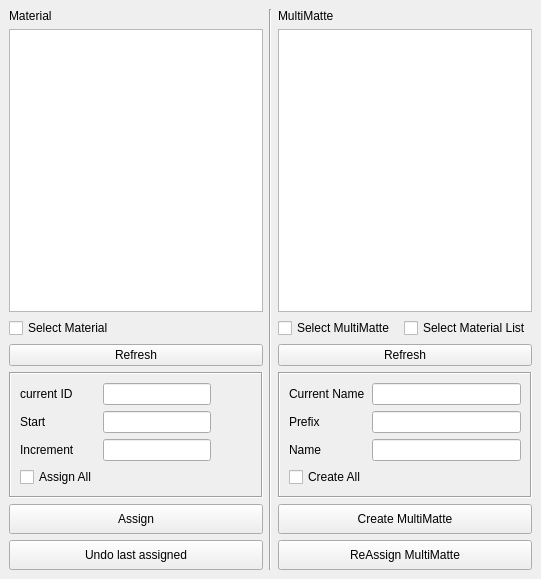
<?xml version="1.0" encoding="UTF-8"?>
<ui version="4.0">
 <class>multiMatteWin</class>
 <widget class="QMainWindow" name="multiMatteWin">
  <property name="geometry">
   <rect>
    <x>0</x>
    <y>0</y>
    <width>541</width>
    <height>579</height>
   </rect>
  </property>
  <property name="windowTitle">
   <string>MainWindow</string>
  </property>
  <widget class="QWidget" name="centralwidget">
   <layout class="QVBoxLayout" name="verticalLayout_13">
    <item>
     <layout class="QHBoxLayout" name="horizontalLayout_14">
      <item>
       <layout class="QVBoxLayout" name="verticalLayout_6" stretch="0,2,0,0,0,0,0">
        <item>
         <widget class="QLabel" name="label">
          <property name="text">
           <string>Material</string>
          </property>
         </widget>
        </item>
        <item>
         <widget class="QListWidget" name="material_listWidget">
          <property name="selectionMode">
           <enum>QAbstractItemView::ExtendedSelection</enum>
          </property>
         </widget>
        </item>
        <item>
         <widget class="QCheckBox" name="selectMtr_checkBox">
          <property name="text">
           <string>Select Material</string>
          </property>
         </widget>
        </item>
        <item>
         <widget class="QPushButton" name="refresh1_pushButton">
          <property name="text">
           <string>Refresh</string>
          </property>
         </widget>
        </item>
        <item>
         <widget class="QFrame" name="frame">
          <property name="frameShape">
           <enum>QFrame::Box</enum>
          </property>
          <property name="frameShadow">
           <enum>QFrame::Sunken</enum>
          </property>
          <layout class="QVBoxLayout" name="verticalLayout_11">
           <item>
            <layout class="QGridLayout" name="gridLayout_6">
             <item row="1" column="1">
              <widget class="QLineEdit" name="start_lineEdit"/>
             </item>
             <item row="0" column="1">
              <widget class="QLineEdit" name="id_lineEdit"/>
             </item>
             <item row="1" column="0">
              <widget class="QLabel" name="label_4">
               <property name="text">
                <string>Start </string>
               </property>
              </widget>
             </item>
             <item row="2" column="1">
              <widget class="QLineEdit" name="increment_lineEdit"/>
             </item>
             <item row="2" column="0">
              <widget class="QLabel" name="label_5">
               <property name="text">
                <string>Increment</string>
               </property>
              </widget>
             </item>
             <item row="0" column="0">
              <widget class="QLabel" name="label_3">
               <property name="text">
                <string>current ID </string>
               </property>
              </widget>
             </item>
             <item row="3" column="0">
              <widget class="QCheckBox" name="assignAll_checkBox">
               <property name="text">
                <string>Assign All</string>
               </property>
              </widget>
             </item>
             <item row="0" column="2">
              <spacer name="horizontalSpacer">
               <property name="orientation">
                <enum>Qt::Horizontal</enum>
               </property>
               <property name="sizeHint" stdset="0">
                <size>
                 <width>40</width>
                 <height>20</height>
                </size>
               </property>
              </spacer>
             </item>
            </layout>
           </item>
          </layout>
         </widget>
        </item>
        <item>
         <widget class="QPushButton" name="assign_puhsButton">
          <property name="minimumSize">
           <size>
            <width>0</width>
            <height>30</height>
           </size>
          </property>
          <property name="text">
           <string>Assign</string>
          </property>
         </widget>
        </item>
        <item>
         <widget class="QPushButton" name="undo_pushButton">
          <property name="minimumSize">
           <size>
            <width>0</width>
            <height>30</height>
           </size>
          </property>
          <property name="text">
           <string>Undo last assigned</string>
          </property>
         </widget>
        </item>
       </layout>
      </item>
      <item>
       <widget class="Line" name="line">
        <property name="orientation">
         <enum>Qt::Vertical</enum>
        </property>
       </widget>
      </item>
      <item>
       <layout class="QVBoxLayout" name="verticalLayout_9" stretch="0,2,0,0,0,0,0">
        <item>
         <widget class="QLabel" name="label_2">
          <property name="text">
           <string>MultiMatte</string>
          </property>
         </widget>
        </item>
        <item>
         <widget class="QListWidget" name="multiMatte_listWidget"/>
        </item>
        <item>
         <layout class="QHBoxLayout" name="horizontalLayout_11">
          <item>
           <widget class="QCheckBox" name="checkBox_5">
            <property name="text">
             <string>Select MultiMatte</string>
            </property>
           </widget>
          </item>
          <item>
           <widget class="QCheckBox" name="checkBox_4">
            <property name="text">
             <string>Select Material List</string>
            </property>
           </widget>
          </item>
         </layout>
        </item>
        <item>
         <widget class="QPushButton" name="refresh2_pushButton">
          <property name="text">
           <string>Refresh</string>
          </property>
         </widget>
        </item>
        <item>
         <widget class="QFrame" name="frame_2">
          <property name="frameShape">
           <enum>QFrame::Box</enum>
          </property>
          <property name="frameShadow">
           <enum>QFrame::Sunken</enum>
          </property>
          <layout class="QVBoxLayout" name="verticalLayout_12">
           <item>
            <layout class="QGridLayout" name="gridLayout_3">
             <item row="1" column="0">
              <widget class="QLabel" name="label_7">
               <property name="text">
                <string>Prefix</string>
               </property>
              </widget>
             </item>
             <item row="0" column="0">
              <widget class="QLabel" name="label_6">
               <property name="text">
                <string>Current Name</string>
               </property>
              </widget>
             </item>
             <item row="0" column="1">
              <widget class="QLineEdit" name="selName_lineEdit"/>
             </item>
             <item row="1" column="1">
              <widget class="QLineEdit" name="prefix_lineEdit"/>
             </item>
             <item row="2" column="0">
              <widget class="QLabel" name="label_8">
               <property name="text">
                <string>Name</string>
               </property>
              </widget>
             </item>
             <item row="2" column="1">
              <widget class="QLineEdit" name="name_lineEdit"/>
             </item>
             <item row="3" column="0">
              <widget class="QCheckBox" name="createAll_checkBox">
               <property name="text">
                <string>Create All</string>
               </property>
              </widget>
             </item>
            </layout>
           </item>
          </layout>
         </widget>
        </item>
        <item>
         <widget class="QPushButton" name="createMultiMatte_pushButton">
          <property name="minimumSize">
           <size>
            <width>0</width>
            <height>30</height>
           </size>
          </property>
          <property name="text">
           <string>Create MultiMatte</string>
          </property>
         </widget>
        </item>
        <item>
         <widget class="QPushButton" name="reAssign_pushButton">
          <property name="minimumSize">
           <size>
            <width>0</width>
            <height>30</height>
           </size>
          </property>
          <property name="text">
           <string>ReAssign MultiMatte</string>
          </property>
         </widget>
        </item>
       </layout>
      </item>
     </layout>
    </item>
   </layout>
  </widget>
  <widget class="QMenuBar" name="menubar">
   <property name="geometry">
    <rect>
     <x>0</x>
     <y>0</y>
     <width>541</width>
     <height>21</height>
    </rect>
   </property>
  </widget>
 </widget>
 <resources/>
 <connections/>
</ui>
